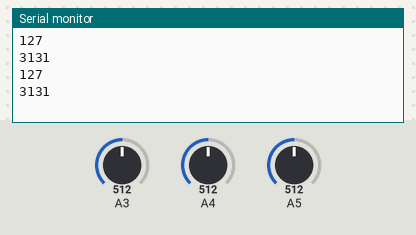
This sketch was run on a simulated Arduino Uno, built with avr-gcc and run on an emulated ATmega328P. Parts: the last lines printed to the serial monitor. Inputs (shaded band) come from the test bench; at power-on: A5 = 512, A3 = 512, A4 = 512.

Above: at 1.8 s.
1.9 s: A5 set to 716
At 2.8 s:
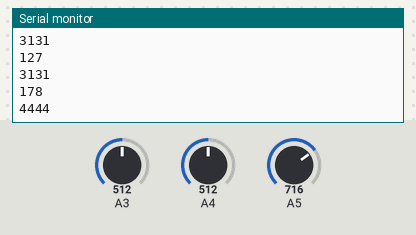
3.4 s: A5 set to 900
At 4.4 s:
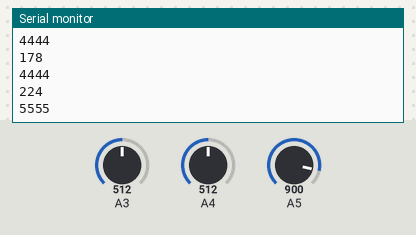
Timing chart, 0 to 6.4 s (numbered marks = the images above; inputs shaded):
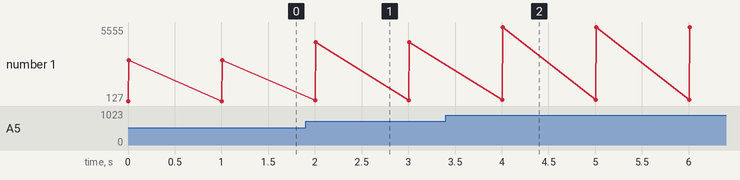

The sketch:

new.ino
```cpp
int x;
int y;int  z;
int oldx;
int oldy;
int oldz;

void setup() {
  // put your setup code here, to run once:

Serial.begin(9600);
}

void loop() {
  // put your main code here, to run repeatedly:
  x= analogRead(A5);
  y=analogRead(A4);
  z=analogRead(A3);
  x=map(x,0,1023,0,255);
  y=map(x,0,1023,0,255);
  z=map(x,0,1023,0,255);
Serial.println(x);
  Serial.print(y);
  Serial.print(z);
  Serial.println();
  delay(1000);
//
//    if(oldx-x>1 || oldy-y>1)
//     {
//      Serial.println(oldx-x);
//      Serial.println("collison detected");
//     }
//    oldx=x;
//    oldy=y;
//    oldz=z;
//

}
```

Measured:
- after the input at 1.9 s, the serial monitor: prints a new line after 0.10 s (image 1)
- after the input at 3.4 s, the serial monitor: prints a new line after 0.60 s (image 2)
- plotted number 1: 3131 → 4444 after the input at 1.9 s, 4444 → 5555 after the input at 3.4 s
